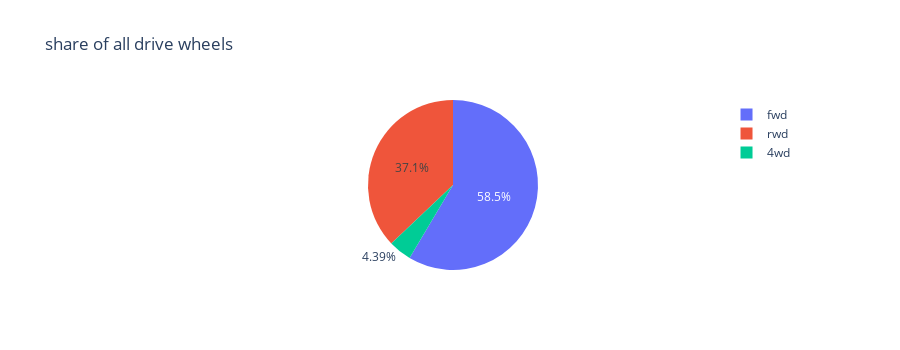

The notebook cell saved with this chart:
### Code cell
fig = px.pie(auto_data,names = 'drive-wheels',title = "                        share of all drive wheels",height=350)
fig.show()

### Figure 1 — Plotly figure (JSON) as saved in the notebook; plotly's stock layout.template omitted (floating-point values rounded to 4 significant figures; data arrays with more than 128 entries replaced by an {"elided": "..."} marker saying what was removed)
{"data": [{"domain": {"x": [0, 1], "y": [0, 1]}, "hovertemplate": "drive-wheels=%{label}<extra></extra>", "labels": {"elided": "205 str values"}, "legendgroup": "", "name": "", "showlegend": true, "type": "pie"}], "layout": {"height": 350, "legend": {"tracegroupgap": 0}, "title": {"text": "                        share of all drive wheels"}}}
